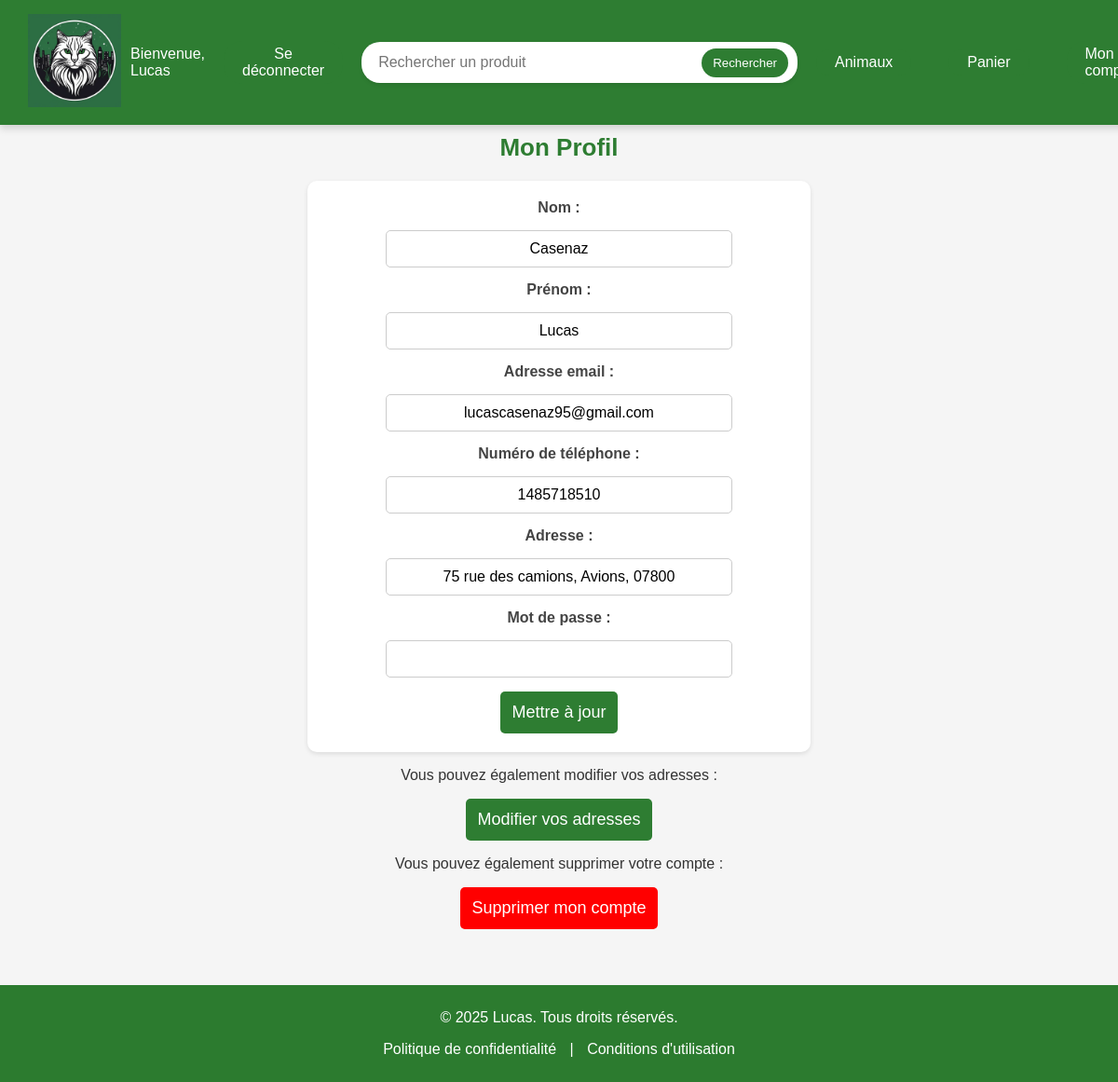
The page /account.php (signed in) on the database its author committed.
### tables this page shows
CREATE TABLE IF NOT EXISTS `users` (
  `idUser` int NOT NULL AUTO_INCREMENT,
  `firstname` varchar(30) NOT NULL,
  `lastname` varchar(30) NOT NULL,
  `email` varchar(100) NOT NULL,
  `password` varchar(100) NOT NULL,
  `phonenumber` varchar(10) NOT NULL,
  `etat_du_token` varchar(100) DEFAULT '0',
  `token` varchar(100) NOT NULL,
  `date_inscription` datetime NOT NULL DEFAULT CURRENT_TIMESTAMP,
  `adresseUsers` varchar(200) NOT NULL,
  PRIMARY KEY (`idUser`),
  UNIQUE KEY `unique_email` (`email`)
);

CREATE TABLE IF NOT EXISTS `adresse` (
  `idAdresse` int NOT NULL AUTO_INCREMENT,
  `idUsers` int NOT NULL,
  `adresseUsers` varchar(200) NOT NULL,
  PRIMARY KEY (`idAdresse`),
  KEY `index_isUsers` (`idUsers`)
);

### account.php (the view, shortened to what this page needs)
<?php
$servername = "localhost";
$dbname = "e_commerce_project";
$dbusername = "root";
$dbpassword = "";
$email = $_SESSION["email"];
try {
    $conn = new PDO("mysql:host=$servername;dbname=$dbname", $dbusername, $dbpassword);
    $conn->setAttribute(PDO::ATTR_ERRMODE, PDO::ERRMODE_EXCEPTION);
    $stmt = $conn->prepare("SELECT idUser, firstname, lastname, email, phonenumber FROM users WHERE email = :email");
    $stmt->bindParam(':email', $email);
    $stmt->execute();
    $user = $stmt->fetch(PDO::FETCH_ASSOC);
    $stmt = $conn->prepare("SELECT adresseUsers FROM adresse WHERE idUsers = :idUsers");
    $stmt->bindParam(':idUsers', $user['idUser']);
    $stmt->execute();
    $address = $stmt->fetchColumn();
} catch (PDOException $e) {
    echo "Erreur : " . $e->getMessage();
}
?>
<!doctype html>
<html lang="fr">
<head>
    <link rel="stylesheet" href="style/account.css">
</head>
<body>
<?php include "navbar.php"?>
<br><br><br><br><br><br><br>
<h1>Mon Profil</h1>
<form class="form-account" action="account.php" method="post">
    <label for="lastname">Nom :</label>
    <input type="text" name="lastname" id="lastname" value="<?php echo htmlspecialchars($user['lastname']); ?>" required>
    <label for="firstname">Prénom :</label>
    <input type="text" name="firstname" id="firstname" value="<?php echo htmlspecialchars($user['firstname']); ?>" required>
    <label for="email">Adresse email :</label>
    <input type="email" name="email" id="email" value="<?php echo htmlspecialchars($user['email']); ?>" required>
    <label for="phonenumber">Numéro de téléphone :</label>
    <input type="text" name="phonenumber" id="phonenumber" value="<?php echo htmlspecialchars($user['phonenumber']); ?>" required>
    <label for="address">Adresse :</label>
    <input type="text" name="address" id="address" value="<?php echo htmlspecialchars($address); ?>" readonly required>
    <label for="password">Mot de passe :</label>
    <input type="password" name="password" id="password">
    <input type="submit" value="Mettre à jour">
</form>
<p>Vous pouvez également modifier vos adresses :</p>
<form class="form" action="ModifyAdresseUsers.php" method="post">
    <input type="submit" value="Modifier vos adresses" formaction="ModifyAdresseUsers.php">
</form>
<p>Vous pouvez également supprimer votre compte :</p>
<form class="form"  action="delete_account.php" method="post">
    <input type="submit" value="Supprimer mon compte">
</form>
<?php include "footer.php"?>
</body>
</html>

### style/account.css (style rules this page uses)
body { font-family: 'Arial', sans-serif; background-color: #f5f5f5; color: #333; margin: 0; padding: 0; display: flex; flex-direction: column; align-items: center; }
h1 { font-size: 26px; font-weight: bold; color: #2e7d32; margin-bottom: 20px; }
.form-account { display: flex; flex-direction: column; gap: 15px; background: white; padding: 20px; border-radius: 10px; box-shadow: 0 2px 5px rgba(0, 0, 0, 0.1); width: 100%; max-width: 500px; align-items: center; }
label { font-size: 16px; font-weight: bold; color: #444; text-align: left; }
input[type="text"], input[type="email"], input[type="password"] { width: 70%; padding: 10px; border: 1px solid #ccc; border-radius: 5px; font-size: 16px; text-align: center; }
input[type="submit"] { background-color: #2e7d32; color: white; padding: 12px; border: none; border-radius: 5px; cursor: pointer; font-size: 18px; transition: background 0.3s, transform 0.2s; }
.form[action="delete_account.php"] input[type="submit"] { background-color: red; }

### style/navbar.css (style rules this page uses)
body { margin-top: 200px; }

### style/footer.css (style rules this page uses)
body { display: flex; flex-direction: column; min-height: 100vh; margin: 0; }

### rows shown on the page
users: lastname "Casenaz", firstname "Lucas", email "lucascasenaz95@gmail.com", phonenumber "1485718510"
adresse: address "75 rue des camions, Avions, 07800"

### other values the page prints
$_SESSION['firstname'] "Lucas"
